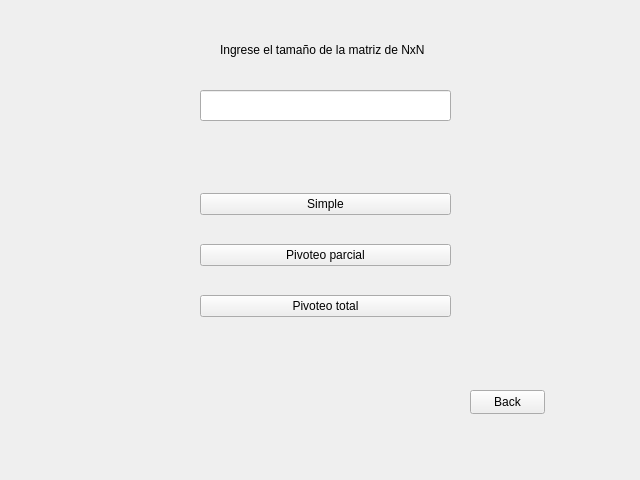
<?xml version="1.0" encoding="UTF-8"?>
<ui version="4.0">
 <class>Menu_Crout</class>
 <widget class="QFrame" name="Menu_Crout">
  <property name="geometry">
   <rect>
    <x>0</x>
    <y>0</y>
    <width>640</width>
    <height>480</height>
   </rect>
  </property>
  <property name="windowTitle">
   <string>Frame</string>
  </property>
  <widget class="QWidget" name="layoutWidget">
   <property name="geometry">
    <rect>
     <x>200</x>
     <y>170</y>
     <width>251</width>
     <height>171</height>
    </rect>
   </property>
   <layout class="QVBoxLayout" name="verticalLayout">
    <item>
     <widget class="QPushButton" name="simple">
      <property name="text">
       <string>Simple</string>
      </property>
     </widget>
    </item>
    <item>
     <widget class="QPushButton" name="pv_Parcial">
      <property name="text">
       <string>Pivoteo parcial</string>
      </property>
     </widget>
    </item>
    <item>
     <widget class="QPushButton" name="pv_Total">
      <property name="text">
       <string>Pivoteo total</string>
      </property>
     </widget>
    </item>
   </layout>
  </widget>
  <widget class="QPushButton" name="back">
   <property name="geometry">
    <rect>
     <x>470</x>
     <y>390</y>
     <width>75</width>
     <height>24</height>
    </rect>
   </property>
   <property name="text">
    <string>Back</string>
   </property>
  </widget>
  <widget class="QLabel" name="label">
   <property name="geometry">
    <rect>
     <x>220</x>
     <y>40</y>
     <width>261</width>
     <height>20</height>
    </rect>
   </property>
   <property name="text">
    <string>Ingrese el tamaño de la matriz de NxN</string>
   </property>
  </widget>
  <widget class="QLineEdit" name="matriz_N">
   <property name="geometry">
    <rect>
     <x>200</x>
     <y>90</y>
     <width>251</width>
     <height>31</height>
    </rect>
   </property>
   <property name="text">
    <string/>
   </property>
  </widget>
 </widget>
 <resources/>
 <connections/>
</ui>
